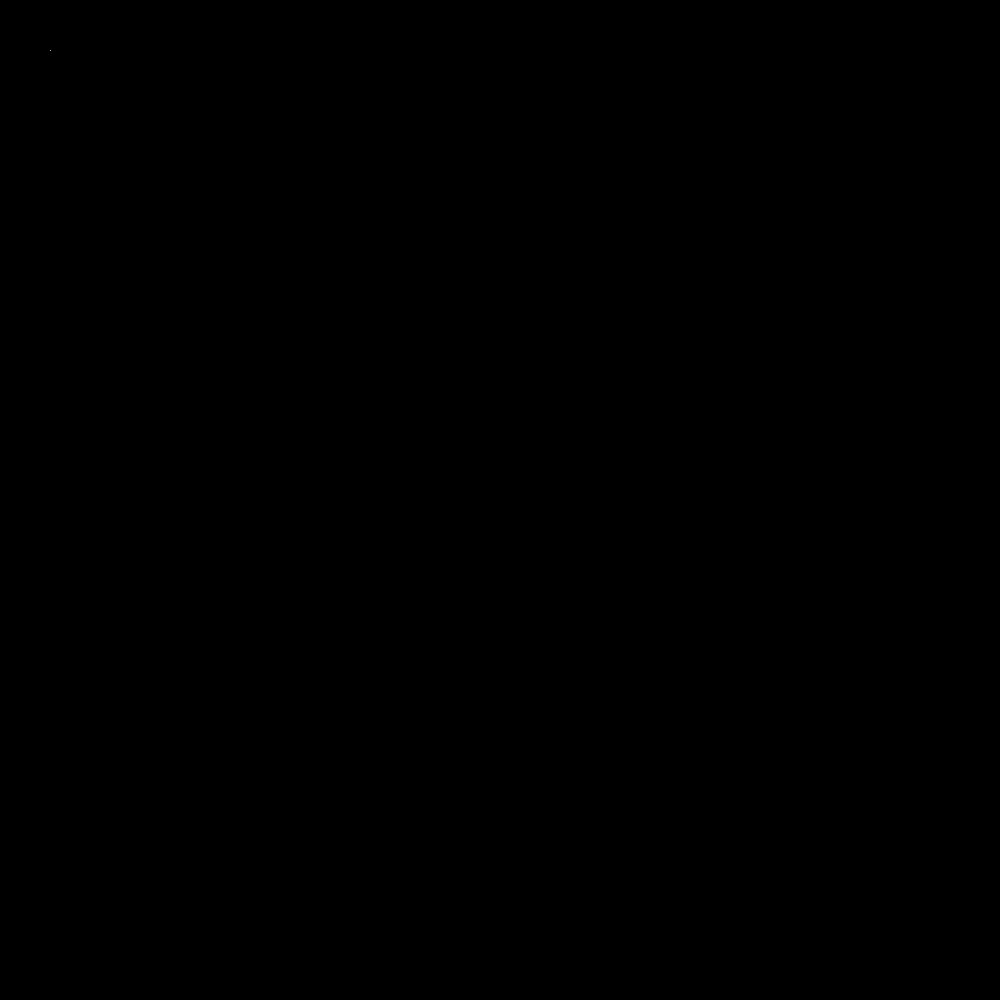
Frame 1 (no input)
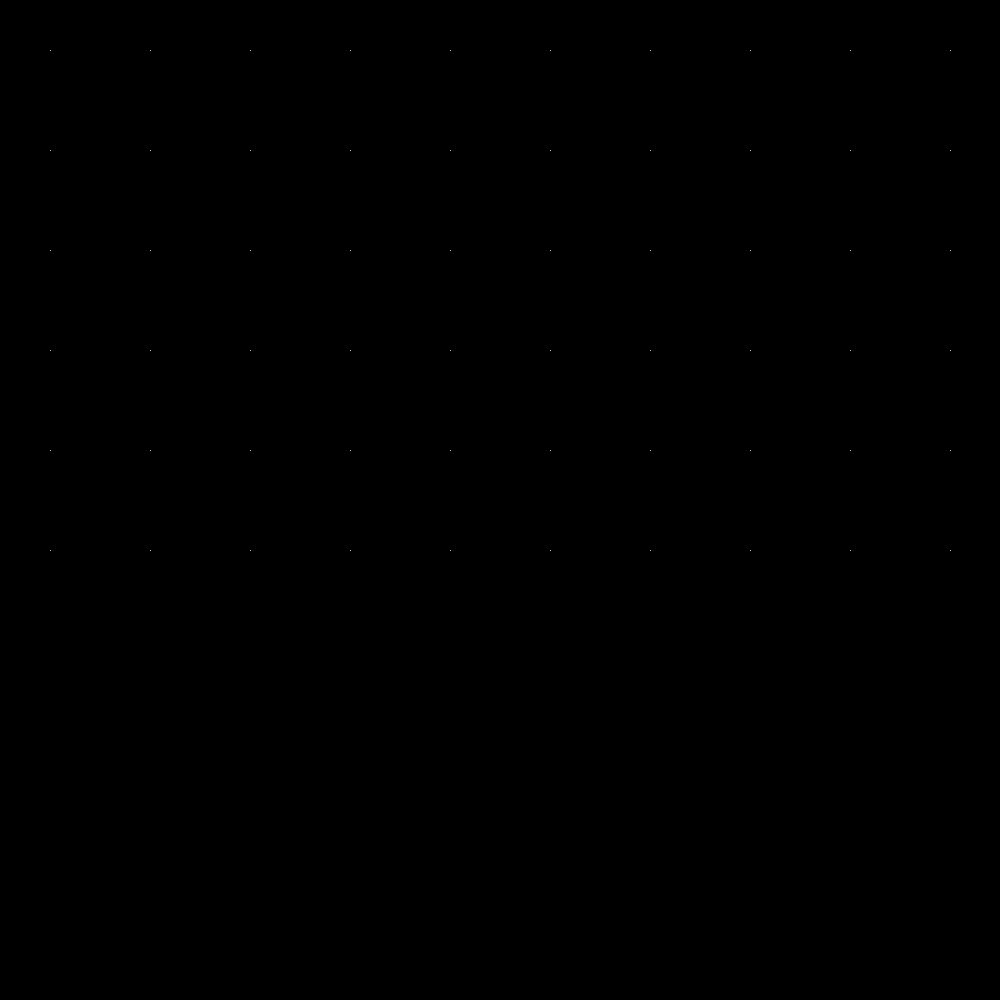
Frame 60 (the mouse pressed at the canvas centre just before this capture)
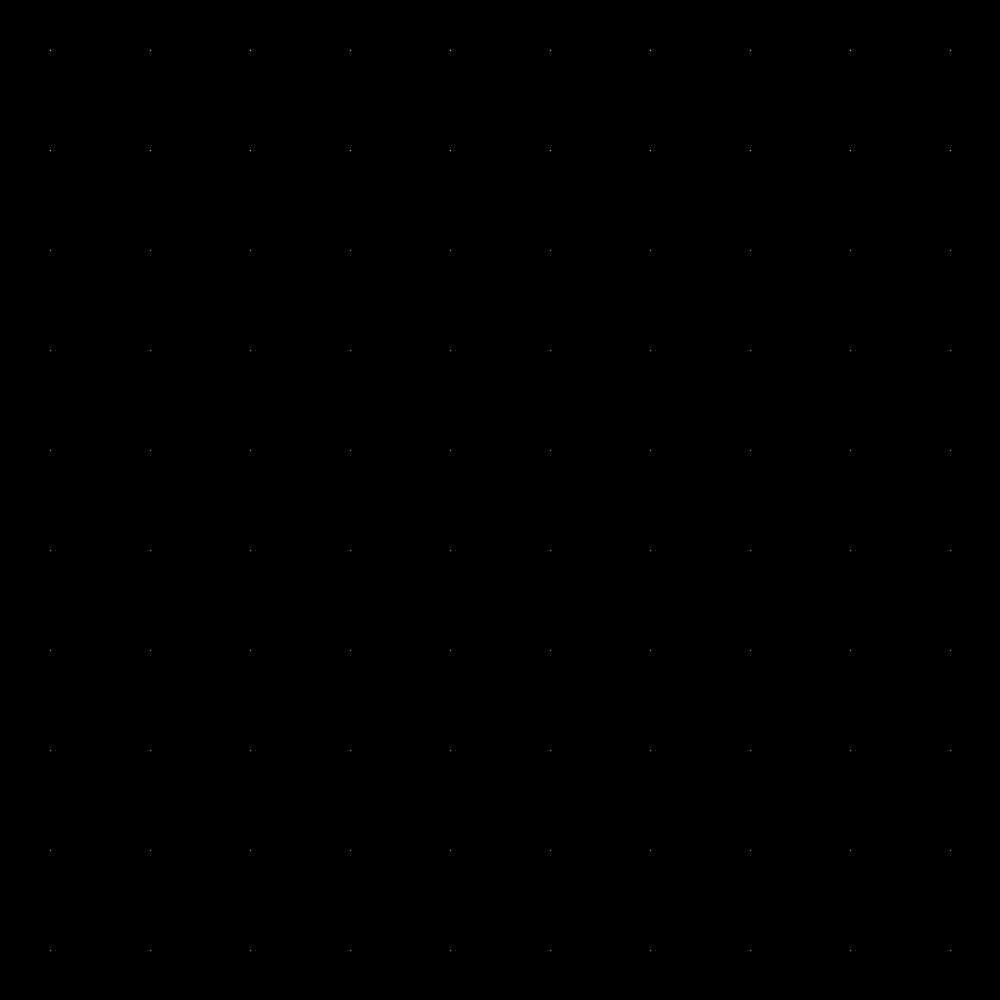
Frame 120 (the mouse held since frame 60 and released just before this capture)

The Processing sketch that drew these frames (run headless with seeded random() and noise(); from frame 60 on, the mouse is pressed at the canvas centre):

// Processing sketch: obj_curve
// ── obj_curve.pde
void setup() {
  size(1000, 1000);
  background(0);
}

void draw(){
  int f = (frameCount-1)%100;
  
  int x = (f % 10)*100 + 50;
  int y = (f / 10) * 100 + 50;
  
  stroke(255);
  point(x, y);

}
